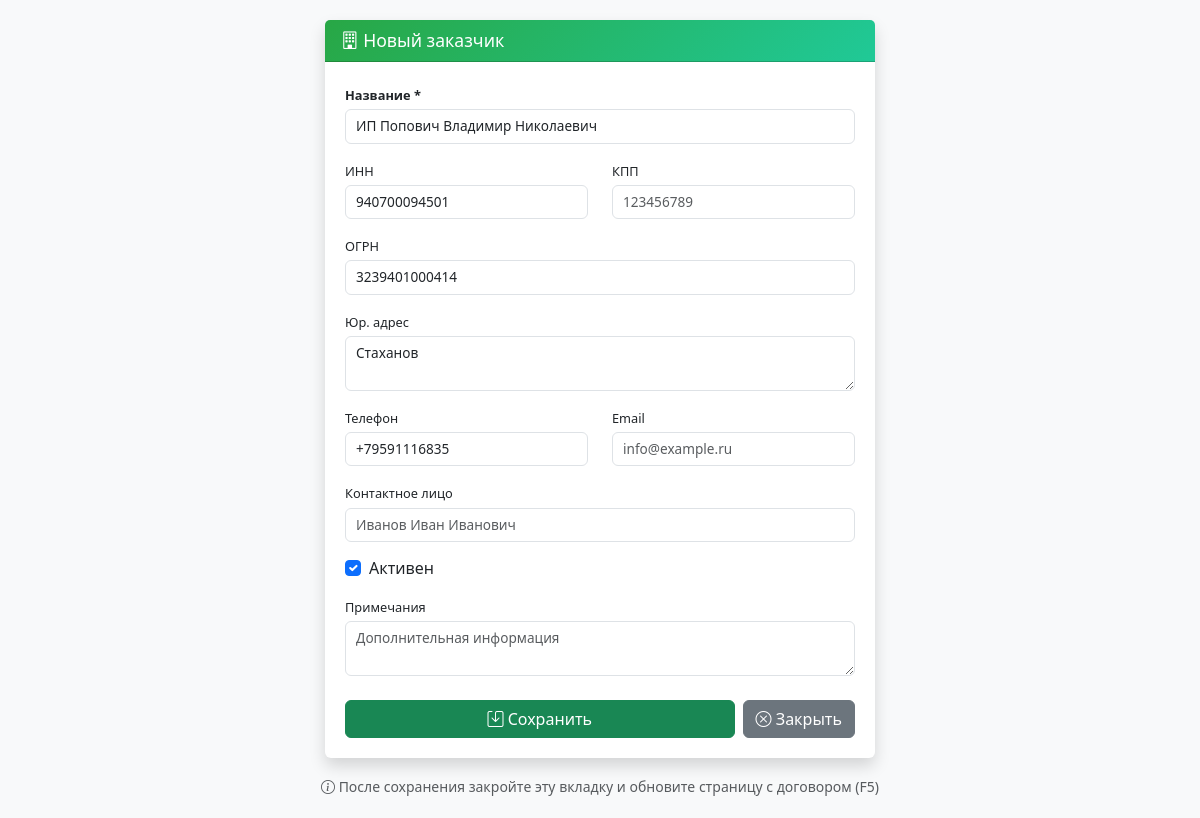
Page /customers/11/edit/ (signed in) on the committed database.
### contracts/models.py (models this page shows, shortened)
class Customer(models.Model):
    name = models.CharField(max_length=200, unique=True, verbose_name='Название организации')
    inn = models.CharField(max_length=12, blank=True, verbose_name='ИНН')
    kpp = models.CharField(max_length=9, blank=True, verbose_name='КПП')
    ogrn = models.CharField(max_length=13, blank=True, verbose_name='ОГРН')
    address = models.TextField(blank=True, verbose_name='Юридический адрес')
    phone = models.CharField(max_length=20, blank=True, verbose_name='Телефон')
    email = models.EmailField(blank=True, verbose_name='Email')
    contact_person = models.CharField(max_length=100, blank=True, verbose_name='Контактное лицо')
    is_active = models.BooleanField(default=True, verbose_name='Активен')
    notes = models.TextField(blank=True, verbose_name='Примечания')
    created_at = models.DateTimeField(auto_now_add=True, verbose_name='Дата создания')
    updated_at = models.DateTimeField(auto_now=True, verbose_name='Дата обновления')
    class Meta:
        verbose_name = 'Заказчик'
        verbose_name_plural = 'Заказчики'
        ordering = ['name']

### contracts/views.py (the view)
# urls.py: path('customers/<int:pk>/edit/', views.customer_edit, name='customer_edit'),
@login_required
def customer_edit(request, pk):
    customer = get_object_or_404(Customer, pk=pk)
    if request.method == 'POST':
        form = CustomerForm(request.POST, instance=customer)
        if form.is_valid():
            form.save()
            if request.headers.get('X-Requested-With') == 'XMLHttpRequest':
                return JsonResponse({'status': 'success'})
            return redirect('contracts:customer_list')
    else:
        form = CustomerForm(instance=customer)
    if request.headers.get('X-Requested-With') == 'XMLHttpRequest':
        return render(request, 'contracts/customer_form_modal.html', {
            'form': form,
            'title': 'Редактировать заказчика'
        })
    return render(request, 'contracts/customer_form_simple.html', {
        'form': form,
        'customer': customer,
        'title': 'Редактировать заказчика'
    })

### contracts/context_processors.py (called while the page is built)
def dadata_keys(request):
    return {
        'DADATA_API_KEY': settings.DADATA_API_KEY,
    }

### contracts/templates/contracts/customer_form_simple.html (shortened to what this page needs)
<!DOCTYPE html>
<html lang="ru">
<head>
    <link href="https://cdn.jsdelivr.net/npm/bootstrap@5.3.0/dist/css/bootstrap.min.css" rel="stylesheet">
    <link rel="stylesheet" href="https://cdn.jsdelivr.net/npm/bootstrap-icons@1.11.3/font/bootstrap-icons.min.css">
</head>
<body>
    <div class="container">
        <div class="card shadow">
            <div class="card-header text-white">
                <h5 class="mb-0">
                    <i class="bi bi-building"></i> Новый заказчик
                </h5>
            </div>
            <div class="card-body">
                <form method="post" id="customerForm">
                    <div class="mb-3">
                        <label class="form-label fw-bold">Название *</label>
                        {{ form.name }}
                    </div>
                    <div class="row">
                        <div class="col-md-6 mb-3">
                            <label class="form-label">ИНН</label>
                            {{ form.inn }}
                        </div>
                        <div class="col-md-6 mb-3">
                            <label class="form-label">КПП</label>
                            {{ form.kpp }}
                        </div>
                    </div>
                    <div class="mb-3">
                        <label class="form-label">ОГРН</label>
                        {{ form.ogrn }}
                    </div>
                    <div class="mb-3">
                        <label class="form-label">Юр. адрес</label>
                        {{ form.address }}
                    </div>
                    <div class="row">
                        <div class="col-md-6 mb-3">
                            <label class="form-label">Телефон</label>
                            {{ form.phone }}
                        </div>
                        <div class="col-md-6 mb-3">
                            <label class="form-label">Email</label>
                            {{ form.email }}
                        </div>
                    </div>
                    <div class="mb-3">
                        <label class="form-label">Контактное лицо</label>
                        {{ form.contact_person }}
                    </div>
                    <div class="mb-3">
                        <div class="form-check">
                            {{ form.is_active }}
                            <label class="form-check-label">Активен</label>
                        </div>
                    </div>
                    <div class="mb-3">
                        <label class="form-label">Примечания</label>
                        {{ form.notes }}
                    </div>
                    <div class="d-flex gap-2 mt-4">
                        <button type="submit" class="btn btn-success flex-grow-1">
                            <i class="bi bi-save"></i> Сохранить
                        </button>
                        <button type="button" class="btn btn-secondary" onclick="window.close()">
                            <i class="bi bi-x-circle"></i> Закрыть
                        </button>
                    </div>
                </form>
            </div>
        </div>
        <div class="text-center mt-3">
            <small class="text-muted">
                <i class="bi bi-info-circle"></i>
                После сохранения закройте эту вкладку и обновите страницу с договором (F5)
            </small>
        </div>
    </div>
</body>
</html>

### contracts/templates/contracts/customer_form_simple.html (style rules this page uses)
body { background-color: #f8f9fa; padding: 20px; }
.card { max-width: 550px; margin: 0 auto; border: none; box-shadow: 0 0.5rem 1rem rgba(0, 0, 0, 0.15); }
.card-header { background: linear-gradient(135deg, #28a745 0%, #20c997 100%); padding: 10px 16px; }
.card-header h5 { margin: 0; font-size: 1.1rem; }
.card-body { padding: 20px; }
.form-label { font-size: 0.8rem; font-weight: 500; margin-bottom: 4px; }
.form-control, .form-select { font-size: 0.85rem; padding: 6px 10px; }
.mb-3 { margin-bottom: 14px !important; }

### rows in the picture
Customer: name "ИП Попович Владимир Николаевич", inn "940700094501", ogrn "3239401000414", address "Стаханов", phone "+79591116835", is_active "☑"
